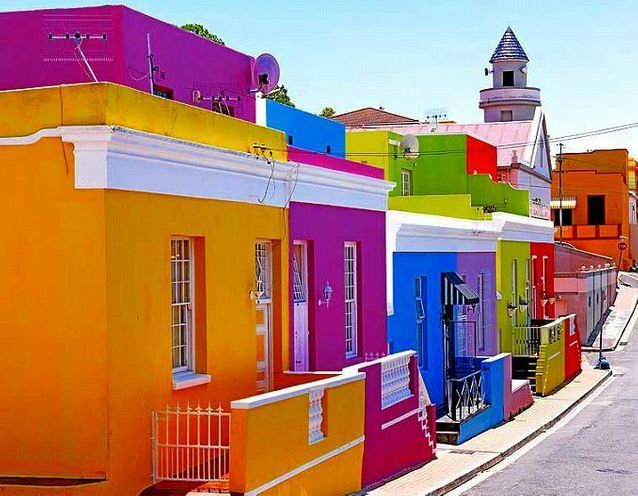
#> input picture seconde/photographie/algorithme-traitement/scripts/maisons-colorees.bmp, 638 x 496 px
$ python noir-blanc.py
#> lines starting #> are read from the running program, lines starting #| are printed output that depends on the picture; after the words box and inside, x2 and y2 are one past the last pixel; in counts of white or black regions, pixels touching at a corner belong together
#!/usr/bin/env python3
# -*- coding: utf-8 -*-
"""
Date de création Tue Jan 12 13:46:43 2021

@auteur: Christophe Viroulaud
"""


from PIL import Image
mon_image = Image.open("maisons-colorees.bmp")
#> mon_image is the input picture: PIL image 638x496 RGB; mean R, G, B 173.4, 126.9, 111.4
largeur,hauteur = mon_image.size
#> largeur = 638; hauteur = 496

nouvelle_image = Image.new("RGB",(largeur,hauteur))
#> nouvelle_image: PIL image 638x496 RGB; every value is 0
seuil = 128# seuil de gris en-dessous duquel un pixel sera noir
for y in range(hauteur):
    for x in range(largeur):
        pixel = mon_image.getpixel((x,y))
        moyenne = (pixel[0]+pixel[1]+pixel[2])//3

        # si la moyenne des couleurs RVB est inférieure au seuil
        if moyenne < seuil:
            # le pixel sera noir
            r = 0
            v = 0
            b = 0
        else:
            r = 255
            v = 255
            b = 255

        # on place le pixel dans la nouvelle image
        nouvelle_image.putpixel((x,y),(r,v,b))
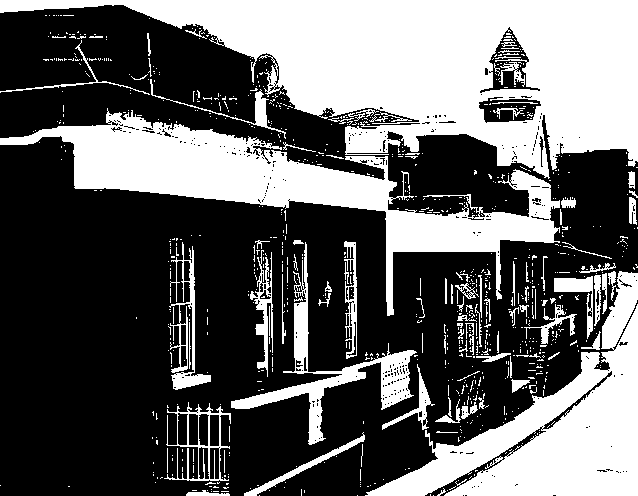
#> nouvelle_image: PIL image 638x496 RGB; 38.7% white; 874 white regions (775 under 20 px), largest, box (x1, y1, x2, y2) and area: (0, 0, 638, 179) 53884, (0, 108, 560, 316) 26656, (365, 271, 638, 496) 21871

nouvelle_image.save("maisons-colorees-moyenne.bmp")
nouvelle_image.show()
